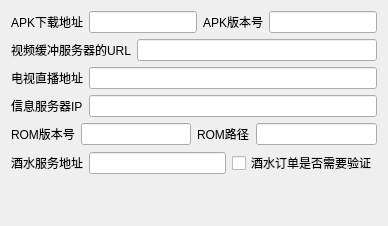
        <widget class="QWidget" name="page">
         <layout class="QVBoxLayout" name="verticalLayout_15">
          <item>
           <layout class="QHBoxLayout" name="horizontalLayout_60">
            <item>
             <layout class="QHBoxLayout" name="horizontalLayout_43">
              <item>
               <widget class="QLabel" name="label_ApkPath">
                <property name="text">
                 <string>APK下载地址</string>
                </property>
                <property name="buddy">
                 <cstring>lineEdit_ApkPath</cstring>
                </property>
               </widget>
              </item>
              <item>
               <widget class="QLineEdit" name="lineEdit_ApkPath"/>
              </item>
             </layout>
            </item>
            <item>
             <layout class="QHBoxLayout" name="horizontalLayout_44">
              <item>
               <widget class="QLabel" name="label_ApkVersion">
                <property name="text">
                 <string>APK版本号</string>
                </property>
                <property name="buddy">
                 <cstring>lineEdit_ApkVersion</cstring>
                </property>
               </widget>
              </item>
              <item>
               <widget class="QLineEdit" name="lineEdit_ApkVersion"/>
              </item>
             </layout>
            </item>
           </layout>
          </item>
          <item>
           <layout class="QHBoxLayout" name="horizontalLayout_45">
            <item>
             <widget class="QLabel" name="label_VideoUrl">
              <property name="text">
               <string>视频缓冲服务器的URL</string>
              </property>
              <property name="buddy">
               <cstring>lineEdit_VideoUrl</cstring>
              </property>
             </widget>
            </item>
            <item>
             <widget class="QLineEdit" name="lineEdit_VideoUrl"/>
            </item>
           </layout>
          </item>
          <item>
           <layout class="QHBoxLayout" name="horizontalLayout_49">
            <item>
             <widget class="QLabel" name="label_TVPlayUrl">
              <property name="text">
               <string>电视直播地址</string>
              </property>
              <property name="buddy">
               <cstring>lineEdit_TVPlayUrl</cstring>
              </property>
             </widget>
            </item>
            <item>
             <widget class="QLineEdit" name="lineEdit_TVPlayUrl"/>
            </item>
           </layout>
          </item>
          <item>
           <layout class="QHBoxLayout" name="horizontalLayout_46">
            <item>
             <widget class="QLabel" name="label_InformationIp">
              <property name="text">
               <string>信息服务器IP</string>
              </property>
              <property name="buddy">
               <cstring>lineEdit_InformationIp</cstring>
              </property>
             </widget>
            </item>
            <item>
             <widget class="QLineEdit" name="lineEdit_InformationIp"/>
            </item>
           </layout>
          </item>
          <item>
           <layout class="QHBoxLayout" name="horizontalLayout_59">
            <item>
             <layout class="QHBoxLayout" name="horizontalLayout_47">
              <item>
               <widget class="QLabel" name="label_RomVersion">
                <property name="text">
                 <string>ROM版本号</string>
                </property>
                <property name="buddy">
                 <cstring>lineEdit_RomVersion</cstring>
                </property>
               </widget>
              </item>
              <item>
               <widget class="QLineEdit" name="lineEdit_RomVersion"/>
              </item>
             </layout>
            </item>
            <item>
             <layout class="QHBoxLayout" name="horizontalLayout_48">
              <item>
               <widget class="QLabel" name="label_RomUrl">
                <property name="text">
                 <string>ROM路径</string>
                </property>
                <property name="buddy">
                 <cstring>lineEdit_RomUrl</cstring>
                </property>
               </widget>
              </item>
              <item>
               <widget class="QLineEdit" name="lineEdit_RomUrl"/>
              </item>
             </layout>
            </item>
           </layout>
          </item>
          <item>
           <layout class="QHBoxLayout" name="horizontalLayout_55">
            <item>
             <layout class="QHBoxLayout" name="horizontalLayout_50">
              <item>
               <widget class="QLabel" name="label_WineServiceUrl">
                <property name="text">
                 <string>酒水服务地址</string>
                </property>
                <property name="buddy">
                 <cstring>lineEdit_WineServiceUrl</cstring>
                </property>
               </widget>
              </item>
              <item>
               <widget class="QLineEdit" name="lineEdit_WineServiceUrl"/>
              </item>
             </layout>
            </item>
            <item>
             <widget class="QCheckBox" name="checkBox_Validate">
              <property name="text">
               <string>酒水订单是否需要验证</string>
              </property>
             </widget>
            </item>
           </layout>
          </item>
          <item>
           <spacer name="verticalSpacer_2">
            <property name="orientation">
             <enum>Qt::Vertical</enum>
            </property>
            <property name="sizeHint" stdset="0">
             <size>
              <width>20</width>
              <height>40</height>
             </size>
            </property>
           </spacer>
          </item>
         </layout>
        </widget>
